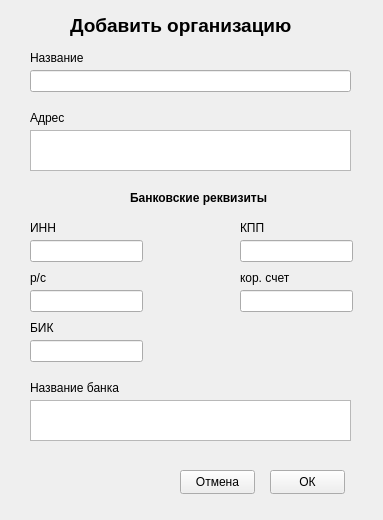
<?xml version="1.0" encoding="UTF-8"?>
<ui version="4.0">
 <class>wnd_new_company</class>
 <widget class="QWidget" name="wnd_new_company">
  <property name="geometry">
   <rect>
    <x>0</x>
    <y>0</y>
    <width>383</width>
    <height>520</height>
   </rect>
  </property>
  <property name="windowTitle">
   <string>Добавить организацию</string>
  </property>
  <widget class="QLabel" name="label">
   <property name="geometry">
    <rect>
     <x>70</x>
     <y>10</y>
     <width>231</width>
     <height>31</height>
    </rect>
   </property>
   <property name="font">
    <font>
     <pointsize>14</pointsize>
     <bold>true</bold>
    </font>
   </property>
   <property name="text">
    <string>Добавить организацию</string>
   </property>
  </widget>
  <widget class="QLabel" name="label_2">
   <property name="geometry">
    <rect>
     <x>30</x>
     <y>50</y>
     <width>81</width>
     <height>16</height>
    </rect>
   </property>
   <property name="text">
    <string>Название</string>
   </property>
  </widget>
  <widget class="QLineEdit" name="ui_name">
   <property name="geometry">
    <rect>
     <x>30</x>
     <y>70</y>
     <width>321</width>
     <height>22</height>
    </rect>
   </property>
  </widget>
  <widget class="QLabel" name="label_3">
   <property name="geometry">
    <rect>
     <x>30</x>
     <y>220</y>
     <width>81</width>
     <height>16</height>
    </rect>
   </property>
   <property name="text">
    <string>ИНН</string>
   </property>
  </widget>
  <widget class="QLineEdit" name="ui_INN">
   <property name="geometry">
    <rect>
     <x>30</x>
     <y>240</y>
     <width>113</width>
     <height>22</height>
    </rect>
   </property>
   <property name="inputMask">
    <string>000000000</string>
   </property>
   <property name="maxLength">
    <number>9</number>
   </property>
  </widget>
  <widget class="QLabel" name="label_4">
   <property name="geometry">
    <rect>
     <x>130</x>
     <y>190</y>
     <width>141</width>
     <height>16</height>
    </rect>
   </property>
   <property name="font">
    <font>
     <bold>true</bold>
    </font>
   </property>
   <property name="text">
    <string>Банковские реквизиты</string>
   </property>
  </widget>
  <widget class="QTextEdit" name="ui_address">
   <property name="geometry">
    <rect>
     <x>30</x>
     <y>130</y>
     <width>321</width>
     <height>41</height>
    </rect>
   </property>
  </widget>
  <widget class="QLabel" name="label_5">
   <property name="geometry">
    <rect>
     <x>30</x>
     <y>110</y>
     <width>81</width>
     <height>16</height>
    </rect>
   </property>
   <property name="text">
    <string>Адрес</string>
   </property>
  </widget>
  <widget class="QLabel" name="label_6">
   <property name="geometry">
    <rect>
     <x>240</x>
     <y>220</y>
     <width>81</width>
     <height>16</height>
    </rect>
   </property>
   <property name="text">
    <string>КПП</string>
   </property>
  </widget>
  <widget class="QLineEdit" name="ui_KPP">
   <property name="geometry">
    <rect>
     <x>240</x>
     <y>240</y>
     <width>113</width>
     <height>22</height>
    </rect>
   </property>
  </widget>
  <widget class="QLineEdit" name="ui_corr_bild">
   <property name="geometry">
    <rect>
     <x>240</x>
     <y>290</y>
     <width>113</width>
     <height>22</height>
    </rect>
   </property>
  </widget>
  <widget class="QLabel" name="label_7">
   <property name="geometry">
    <rect>
     <x>240</x>
     <y>270</y>
     <width>81</width>
     <height>16</height>
    </rect>
   </property>
   <property name="text">
    <string>кор. счет</string>
   </property>
  </widget>
  <widget class="QLabel" name="label_8">
   <property name="geometry">
    <rect>
     <x>30</x>
     <y>270</y>
     <width>81</width>
     <height>16</height>
    </rect>
   </property>
   <property name="text">
    <string>р/с</string>
   </property>
  </widget>
  <widget class="QLineEdit" name="ui_r_bild">
   <property name="geometry">
    <rect>
     <x>30</x>
     <y>290</y>
     <width>113</width>
     <height>22</height>
    </rect>
   </property>
  </widget>
  <widget class="QTextEdit" name="ui_bank_name">
   <property name="geometry">
    <rect>
     <x>30</x>
     <y>400</y>
     <width>321</width>
     <height>41</height>
    </rect>
   </property>
  </widget>
  <widget class="QLabel" name="label_9">
   <property name="geometry">
    <rect>
     <x>30</x>
     <y>380</y>
     <width>111</width>
     <height>16</height>
    </rect>
   </property>
   <property name="text">
    <string>Название банка</string>
   </property>
  </widget>
  <widget class="QLabel" name="label_10">
   <property name="geometry">
    <rect>
     <x>30</x>
     <y>320</y>
     <width>81</width>
     <height>16</height>
    </rect>
   </property>
   <property name="text">
    <string>БИК</string>
   </property>
  </widget>
  <widget class="QLineEdit" name="ui_bik">
   <property name="geometry">
    <rect>
     <x>30</x>
     <y>340</y>
     <width>113</width>
     <height>22</height>
    </rect>
   </property>
  </widget>
  <widget class="QPushButton" name="ui_OK">
   <property name="geometry">
    <rect>
     <x>270</x>
     <y>470</y>
     <width>75</width>
     <height>24</height>
    </rect>
   </property>
   <property name="text">
    <string>ОК</string>
   </property>
  </widget>
  <widget class="QPushButton" name="ui_cancel">
   <property name="geometry">
    <rect>
     <x>180</x>
     <y>470</y>
     <width>75</width>
     <height>24</height>
    </rect>
   </property>
   <property name="text">
    <string>Отмена</string>
   </property>
  </widget>
 </widget>
 <resources/>
 <connections/>
</ui>
